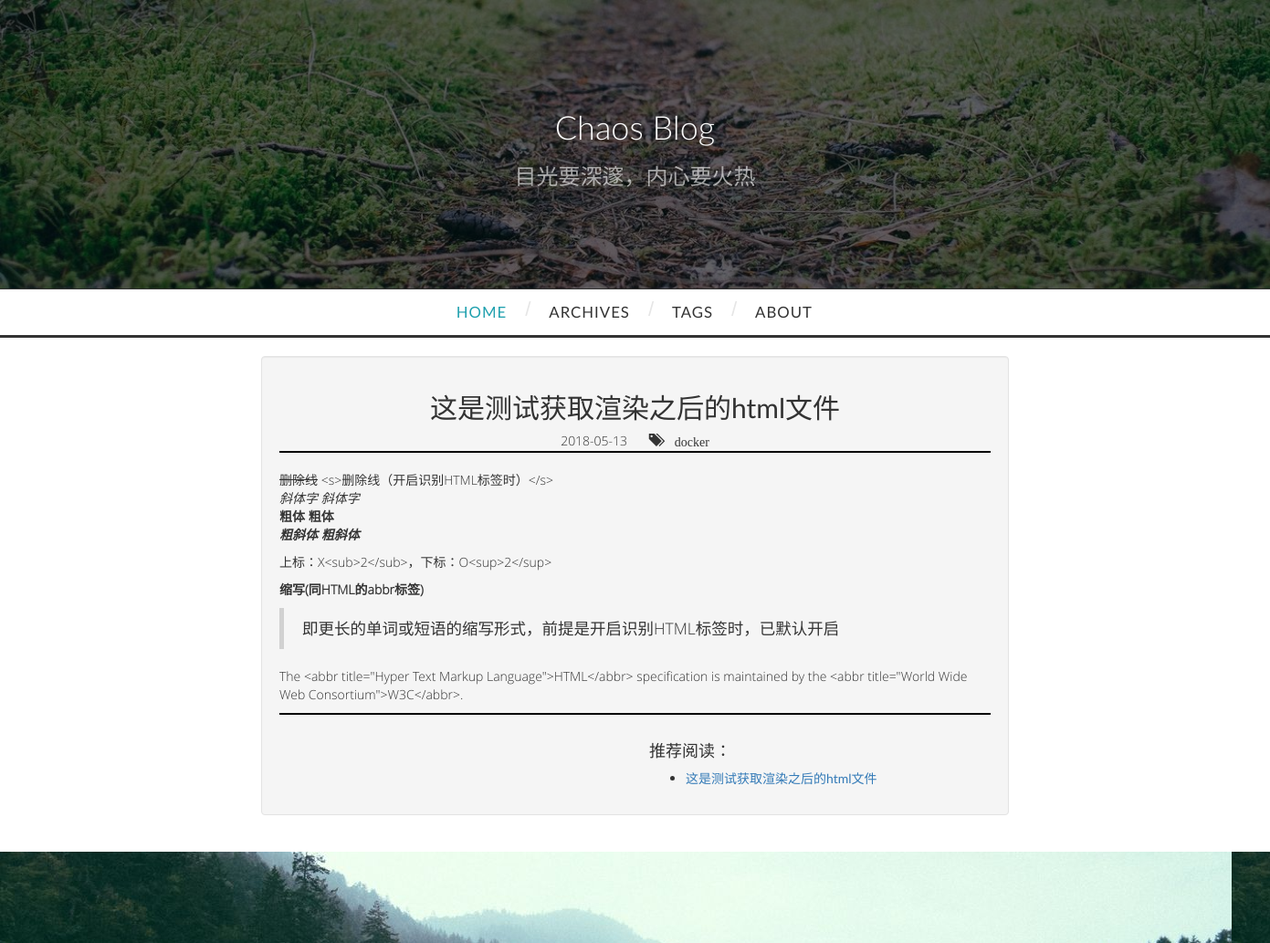
The app's page /topic/3 with its own data.
### models/topic.py (models this page shows, shortened)
class Topics(db.Model):
	__tablename__ = 'topics'
	title = db.Column(db.String(50))
	id = db.Column(db.Integer, primary_key=True)
	content = db.Column(db.Text)
	author_id = db.Column(db.Integer)
	tag_id = db.Column(db.Integer, db.ForeignKey('tags.id'))
	pic_url = db.Column(db.String(200))
	createTime = db.Column(db.DateTime)
	def __init__(self):
		self.createTime = datetime.datetime.now()
		self.author_id = '1'

### models/tags.py (models this page shows, shortened)
class Tags(db.Model):
	__tablename__ = 'tags'
	id = db.Column(db.Integer, primary_key=True)
	tag_name = db.Column(db.String(20))
	topic = db.relationship(
		'Topics',
		backref='tag',
		lazy='dynamic',
	)

### view_fun/index.py (the view)
@index_blueprint.route('/topic/<topicId>',methods=['GET'])
def detail(topicId):
	topic = Topics()
	topicObj = topic.query.filter_by(id=topicId).first()
	if topicObj:
		tags = topicObj.tag
		reconTopic = tags.topic.limit(4)
		return render_template('index/detail.html', topicObj=topicObj, reconTopic=reconTopic)
	else:
		return abort(404)

### app.py (called while the page is built)
def createApp():
	app = Flask(__name__)
	sysstr = platform.system()
	if sysstr == 'Linux':
		app.config.from_object(ProdConfig)
	else:
		app.config.from_object(DevConfig)
	Bootstrap(app)
	db.init_app(app)
	login_opt.init_app(app)
	app.register_blueprint(index)
	app.register_blueprint(admin)
	@app.before_request
	def create_data():
		db.create_all()
	if not app.debug:
		import logging
		from logging.handlers import RotatingFileHandler
		fileHandler = RotatingFileHandler('logfile/Myblog.log', mode='a', maxBytes=1*1024*1024, backupCount=10)
		formatStr = '%(asctime)s %(levelname)s: %(message)s [%(pathname)s:%(lineno)d]'
		logFormate = logging.Formatter(formatStr)
		fileHandler.setFormatter(logFormate)
		app.logger.setLevel(logging.INFO)
		fileHandler.setLevel(logging.INFO)
		app.logger.addHandler(fileHandler)
		app.logger.info('Myblog startup')
	return app

### templates/index/detail.html
{% extends "base.html" %}
{% block page_content %}
    {{ super() }}
<div class="container">
    <div class="row">
        <section id="main">
            <div class="archives-wrap  well">
            <header class="article-header">
                <h2 class="thumb text-center" class="article-title" itemprop="name">
                    {{topicObj.title}}
                </h2>
             </header>
            <div class="article-meta text-center">
            <span>
              {{topicObj.createTime.strftime('%Y-%m-%d')}}
            </span>
            <span class="article-category-link glyphicon glyphicon-tags">
            {{topicObj.tag.tag_name}}
            </span>
            </div>
            <hr class="hr">
            <div class="center-block">
                {{topicObj.content|safe}}
            </div>
            <hr class="hr">
            <div class="container">
                <div class="row">
                    <div class="col-lg-4 col-lg-offset-4">
                        <h4>推荐阅读：</h4>
                        <ul>
                            {% if reconTopic %}
                                {% for i in reconTopic %}
                                    <li>
                                        <a href="{{url_for('index.detail', topicId=i.id)}}">
                                            {{i.title}}
                                        </a>
                                    </li>
                                {% endfor %}
                            {% endif %}
                        </ul>
                    </div>
                </div>
            </div>
        </div>
        </section>
    </div>
</div>
{% endblock %}

### static/css/llita.css (style rules this page uses)
.archives-wrap { margin: 0 auto !important; width: 70%; }
@media screen and (min-width: 768px) { #main { display: inline; width: 64.70588235294117%; margin: 0 0.980392156862745%; } }

### static/css/picsum.css (style rules this page uses)
body { font-family: "Open Sans","Helvetica Neue",Helvetica,Arial,§-serif !important; }
h1, h2, h3, h4, h5, h6, a { font-family: "Lato","Helvetica Neue",Helvetica,Arial,sans-serif !important; }
p { font-weight: 300 !important; }

### static/css/mycss.css (style rules this page uses)
.article-category-link { display: inline-block !important; margin-left: 20px !important; }
.hr { margin-top: 1px; border-top-width: 2px; border-top-style: solid; border-top-color: black; }
body,button, input, select, textarea,h1 ,h2, h3, h4, h5, h6 { font-family: Microsoft YaHei,'宋体' , Tahoma, Helvetica, Arial, "\5b8b\4f53", sans-serif; }

### records on screen
Topics: title "这是测试获取渲染之后的html文件", createTime "2018-05-13", content "删除线 <s>删除线（开启识别HTML标签时）</s> 斜体字 斜体字 粗体 粗体 粗斜体 粗斜体 上标：X<sub>2</sub>，下标：O<sup>2</sup> 缩写(同HTML的abbr标签) 即更长的单词或短语的缩写形式，前提是开启识别HTML标签时，已默认开启 The <abbr title=\"Hyper Text Markup Language\">HTML</abbr> specification is maintained by the <abbr title=\"World Wide Web Consortium\">W3C</abbr>."
Tags: tag.tag_name "docker"
